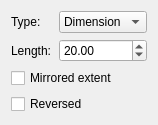
<?xml version="1.0" encoding="UTF-8"?>
<ui version="4.0">
 <class>PartDesignGui::TaskPadParameters</class>
 <widget class="QWidget" name="PartDesignGui::TaskPadParameters">
  <property name="geometry">
   <rect>
    <x>0</x>
    <y>0</y>
    <width>158</width>
    <height>116</height>
   </rect>
  </property>
  <property name="windowTitle">
   <string>Form</string>
  </property>
  <layout class="QVBoxLayout" name="verticalLayout">
   <item>
    <layout class="QHBoxLayout" name="horizontalLayout">
     <item>
      <widget class="QLabel" name="textLabel1">
       <property name="text">
        <string>Type:</string>
       </property>
      </widget>
     </item>
     <item>
      <widget class="QComboBox" name="changeMode">
       <item>
        <property name="text">
         <string>Dimension</string>
        </property>
       </item>
      </widget>
     </item>
    </layout>
   </item>
   <item>
    <layout class="QHBoxLayout" name="horizontalLayout_2">
     <item>
      <widget class="QLabel" name="label">
       <property name="text">
        <string>Length:</string>
       </property>
      </widget>
     </item>
     <item>
      <widget class="QDoubleSpinBox" name="doubleSpinBox">
       <property name="minimum">
        <double>-999999999.000000000000000</double>
       </property>
       <property name="maximum">
        <double>999999999.000000000000000</double>
       </property>
       <property name="singleStep">
        <double>5.000000000000000</double>
       </property>
       <property name="value">
        <double>20.000000000000000</double>
       </property>
      </widget>
     </item>
    </layout>
   </item>
   <item>
    <widget class="QCheckBox" name="checkBoxMirrored">
     <property name="text">
      <string>Mirrored extent</string>
     </property>
    </widget>
   </item>
   <item>
    <widget class="QCheckBox" name="checkBoxReversed">
     <property name="text">
      <string>Reversed</string>
     </property>
    </widget>
   </item>
  </layout>
 </widget>
 <resources/>
 <connections/>
</ui>
